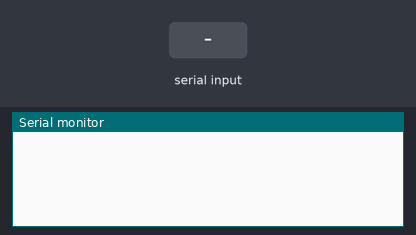
Bench run of a sketch on a simulated Arduino Uno, built with avr-gcc and run on an emulated ATmega328P. Shown: the last lines printed to the serial monitor. The inputs (shaded band) are chosen by the test bench.

Above: at 1.2 s.
1.3 s: byte 30 received over Serial
At 2.3 s:
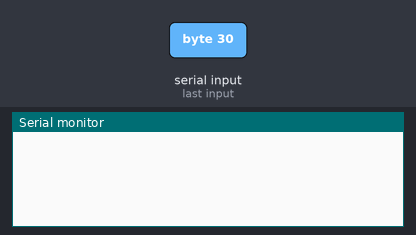
2.8 s: byte 90 received over Serial
At 3.4 s:
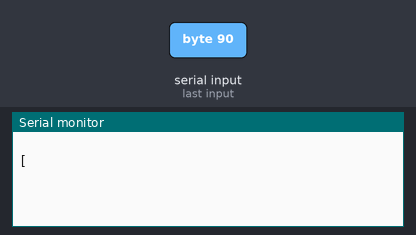
4.3 s: byte 120 received over Serial
At 5.8 s:
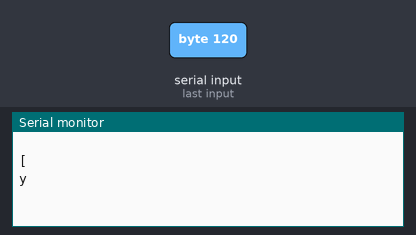

Measured:
- after the input at 1.3 s, the serial monitor: prints a new line at once (image 1)
- after the input at 2.8 s, the serial monitor: prints a new line at once (image 2)
- after the input at 4.3 s, the serial monitor: prints a new line at once (image 3)

The sketch:

02_3_SerialEcho_Event.ino
```cpp
// 받은 것을 다시 보냄 --> Echo
// the setup function runs once when you press reset or power the board
void setup() {
  Serial.begin(9600);

}

// the loop function runs over and over again forever
void loop() {

}

void serialEvent() {
  while (Serial.available()) {
    // get the new byte:
    //char inChar = (char)Serial.read();
    int v = Serial.read();
    v = v+1; // 입력숫자+1 출력
    char vChar = (char) v;

    Serial.println(vChar);
  }

}
```
